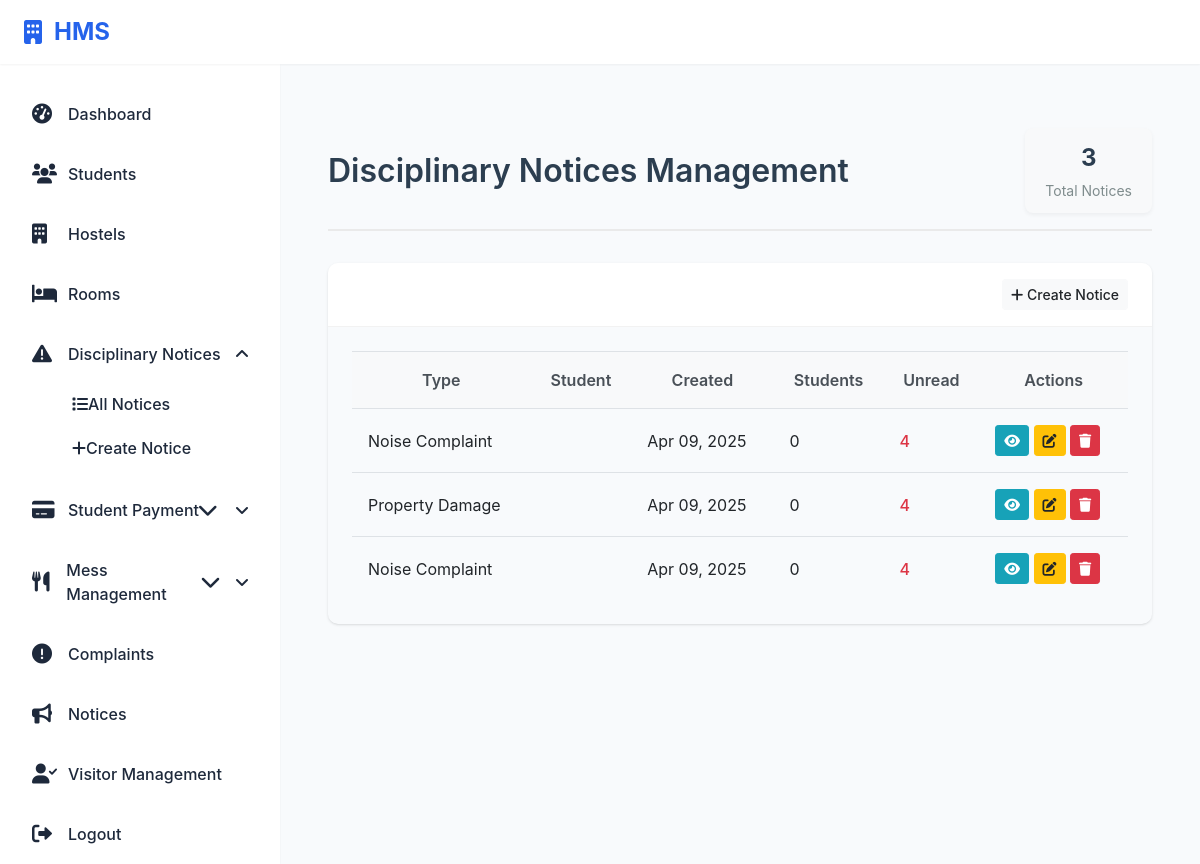
The app's page /hostel/admin/showcase-notices/ (signed in) with its own data.
### hostel/models.py (models this page shows, shortened)
class ShowcaseNotice(models.Model):
    NOTICE_TYPES = (
        ('noise', 'Noise Complaint'),
        ('fine', 'Fine'),
        ('damage', 'Property Damage'),
        ('conduct', 'Misconduct'),
        ('other', 'Other'),
    )
    title = models.CharField(max_length=200, blank=True)
    description = models.TextField()
    notice_type = models.CharField(max_length=20, choices=NOTICE_TYPES)
    created_date = models.DateTimeField(default=timezone.now)
    fine_amount = models.DecimalField(max_digits=10, decimal_places=2, null=True, blank=True)
    due_date = models.DateField(null=True, blank=True)
    resolved = models.BooleanField(default=False)
    registration_number = models.CharField(max_length=100, unique=True, null=True, blank=True)
    students = models.ManyToManyField('Student', through='StudentShowcaseNotice', related_name='showcase_notices')
    created_by = models.ForeignKey(User, on_delete=models.CASCADE, related_name='created_showcase_notices')

### hostel/views.py (the view)
# urls.py: path('admin/showcase-notices/', views.admin_showcase_notices, name='admin_showcase_notices'),
@login_required
@user_passes_test(lambda u: u.is_staff)
def admin_showcase_notices(request):
    notices = ShowcaseNotice.objects.all().order_by('-created_date')
    context = {
        'notices': notices,
    }
    return render(request, 'student_showcaseNotice/admin_showcase_notices.html', context)

### hostel/templates/student_showcaseNotice/admin_showcase_notices.html (shortened to what this page needs)
{% extends 'base.html' %}
{% block content %}
<div class="showcase-notices-container">
    <div class="notices-header">
        <h1>Disciplinary Notices Management</h1>
        <div class="notices-stats">
            <div class="stat-box">
                <span class="stat-value">{{ notices|length }}</span>
                <span class="stat-label">Total Notices</span>
            </div>
        </div>
    </div>
    <div class="card shadow mb-4">
        <div class="card-header bg-primary text-white d-flex justify-content-between align-items-center">
            <h5 class="mb-0">Manage Notices</h5>
            <a href="{% url 'create_showcase_notice' %}" class="btn btn-light btn-sm">
                <i class="fas fa-plus"></i> Create Notice
            </a>
        </div>
        <div class="card-body">
            {% if notices %}
                <div class="table-responsive">
                    <table class="table table-hover">
                        <thead>
                            <tr>
                                <th>Type</th>
                                <th>Student</th>
                                <th>Created</th>
                                <th>Students</th>
                                <th>Unread</th>
                                <th>Actions</th>
                            </tr>
                        </thead>
                        <tbody>
                            {% for notice in notices %}
                                <tr>
                                    <td>{{ notice.get_notice_type_display }}</td>
                                    <td>
                                    </td>
                                    <td>{{ notice.created_date|date:"M d, Y" }}</td>
                                    <td>{{ notice.students.count }}</td>
                                    <td>
                                        {{ notice.studentshowcasenotice_set.filter.read|yesno:",True"|length }}
                                    </td>
                                    <td>
                                        <a href="{% url 'view_showcase_notice' notice.id %}" class="btn btn-sm btn-info">
                                            <i class="fas fa-eye"></i>
                                        </a>
                                        <a href="{% url 'edit_showcase_notice' notice.id %}" class="btn btn-sm btn-warning">
                                            <i class="fas fa-edit"></i>
                                        </a>
                                        <a href="{% url 'delete_showcase_notice' notice.id %}" class="btn btn-sm btn-danger">
                                            <i class="fas fa-trash"></i>
                                        </a>
                                    </td>
                                </tr>
                            {% endfor %}
                        </tbody>
                    </table>
                </div>
            {% endif %}
        </div>
    </div>
</div>
{% endblock %}

### hostel/static/css/showcase_notice.css (style rules this page uses)
:root { --primary-color: #4a6fdc; --primary-hover: #3d5cba; --success-color: #28a745; --danger-color: #dc3545; --warning-color: #ffc107; --light-gray: #f8f9fa; --medium-gray: #e9ecef; --dark-gray: #343a40; --border-color: #dee2e6; --shadow: 0 0.125rem 0.25rem rgba(0, 0, 0, 0.075); --transition: all 0.2s ease-in-out; }
.card-header { background-color: white; padding: 1.5rem; border-bottom: 1px solid var(--border-color); }
.card-body { padding: 1.5rem; }
.btn { display: inline-block; font-weight: 500; text-align: center; white-space: nowrap; vertical-align: middle; user-select: none; border: 1px solid transparent; padding: 0.75rem 1.5rem; font-size: 1rem; line-height: 1.5; border-radius: 0.25rem; transition: var(--transition); cursor: pointer; }

### hostel/static/css/admin_showcasenotices.css (style rules this page uses)
.showcase-notices-container { max-width: 1200px; margin: 0 auto; padding: 2rem 1rem; }
.notices-header { display: flex; justify-content: space-between; align-items: center; margin-bottom: 2rem; border-bottom: 2px solid #eaeaea; padding-bottom: 1rem; }
.notices-header h1 { color: #2c3e50; font-size: 2rem; font-weight: 600; margin: 0; }
.notices-stats { display: flex; gap: 1.5rem; }
.stat-box { background-color: #f8f9fa; border-radius: 8px; padding: 0.75rem 1.25rem; display: flex; flex-direction: column; align-items: center; min-width: 100px; box-shadow: 0 2px 4px rgba(0, 0, 0, 0.05); transition: transform 0.2s ease; }
.stat-value { font-size: 1.5rem; font-weight: 700; color: #2c3e50; }
.stat-label { font-size: 0.875rem; color: #7f8c8d; margin-top: 0.25rem; }
.card { border: none; border-radius: 10px; box-shadow: 0 4px 12px rgba(0, 0, 0, 0.08); margin-bottom: 2rem; overflow: hidden; }
.card-header { padding: 1rem 1.5rem; border-bottom: 1px solid rgba(0, 0, 0, 0.05); display: flex; justify-content: space-between; align-items: center; }
.card-header h5 { font-weight: 600; margin: 0; }
.card-body { padding: 1.5rem; }
.table-responsive { overflow-x: auto; }
.table { width: 100%; margin-bottom: 0; color: #212529; border-collapse: collapse; }
.table th { padding: 1rem; vertical-align: top; border-top: 1px solid #dee2e6; background-color: #f8f9fa; font-weight: 600; color: #495057; }
.table td { padding: 1rem; vertical-align: middle; border-top: 1px solid #dee2e6; }
.btn { padding: 0.375rem 0.75rem; border-radius: 0.25rem; font-weight: 500; text-align: center; vertical-align: middle; cursor: pointer; transition: color 0.15s ease-in-out, background-color 0.15s ease-in-out, border-color 0.15s ease-in-out, box-shadow 0.15s ease-in-out; }
.btn-sm { padding: 0.25rem 0.5rem; font-size: 0.875rem; line-height: 1.5; border-radius: 0.2rem; }
.btn-info { color: #fff; background-color: #17a2b8; border-color: #17a2b8; }
.btn-warning { color: #212529; background-color: #ffc107; border-color: #ffc107; }
.btn-danger { color: #fff; background-color: #dc3545; border-color: #dc3545; }
.btn-light { color: #212529; background-color: #f8f9fa; border-color: #f8f9fa; }
.table td:nth-child(5) { font-weight: 500; color: #dc3545; }

### hostel/templates/base.html (style rules this page uses)
:root { --primary-color: #2563eb; --background-color: #f8fafc; --text-color: #1e293b; --sidebar-width: 280px; --header-height: 64px; --shadow-sm: 0 1px 2px 0 rgb(0 0 0 / 0.05); }
* { margin: 0; padding: 0; box-sizing: border-box; }
body { font-family: 'Inter', system-ui, -apple-system, sans-serif; background: var(--background-color); color: var(--text-color); min-height: 100vh; position: relative; }

### records on screen
ShowcaseNotice: notice_type "Noise Complaint", created_date "Apr 09, 2025", students.count "0", studentshowcasenotice_set.filter.read|length "4"
ShowcaseNotice: notice_type "Property Damage", created_date "Apr 09, 2025", students.count "0", studentshowcasenotice_set.filter.read|length "4"
ShowcaseNotice: notice_type "Noise Complaint", created_date "Apr 09, 2025", students.count "0", studentshowcasenotice_set.filter.read|length "4"

### other values on screen
{{ notices|length }} "3"
